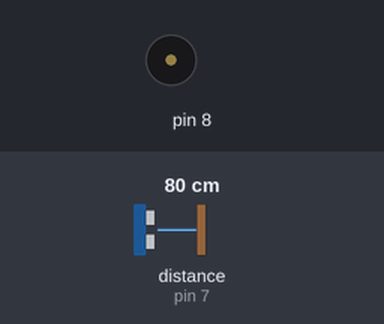
A sketch run on a simulated Arduino Uno, built with avr-gcc and run on an emulated ATmega328P. Parts: buzzer (waves = sounding). The test bench sets the inputs (shaded band); at power-on: distance to the obstacle (sensor on pin 7) 80 cm. The echo pulse lasts 58.3 µs per cm.

Above: at 1.2 s.
1.3 s: distance to the obstacle (sensor on pin 7) set to 63 cm
2.8 s: distance to the obstacle (sensor on pin 7) set to 55 cm
At 3.4 s:
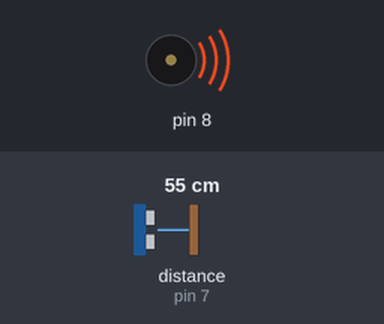
5.8 s: distance to the obstacle (sensor on pin 7) set to 11 cm
At 6.12 s:
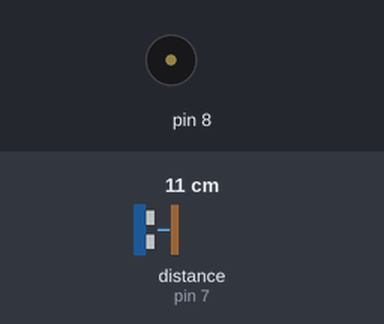
8.8 s: distance to the obstacle (sensor on pin 7) set to 8 cm
At 9.6 s:
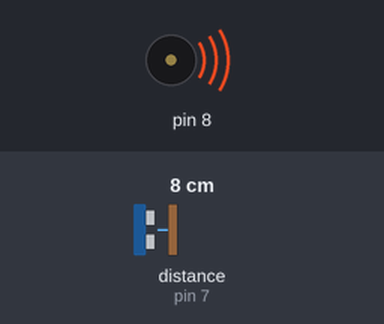
10.3 s: distance to the obstacle (sensor on pin 7) set to 13 cm
At 10.48 s:
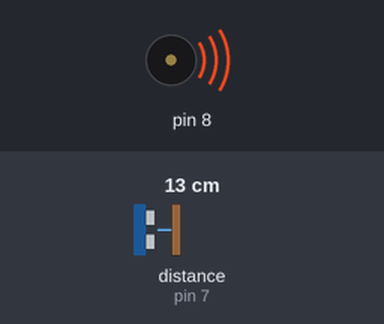
Timing chart, 0 to 14.3 s (numbered marks = the images above; inputs shaded):
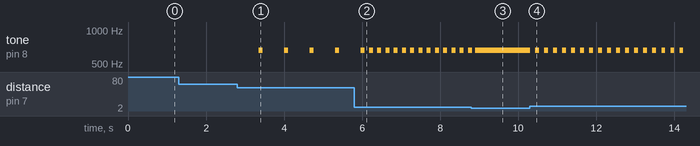

The sketch:

Codigo_Sensor_de_Proximidad.ino
```cpp
/*
Programa: Sensor de Proximidad con Señal Acustica por Ultrasonidos
Autor:	Humberto Higinio
Web: www.humbertohiginio.com
Canal de Youtube: https://www.youtube.com/user/HHSolis
Video Exclusivo para mi canal de Youtube
Todos los Derechos Reservados - 2015
Código de Dominio Público
 */

#include "Ultrasonic.h"     //Libreria del sonar
Ultrasonic ultrasonic(6,7); //Trigger, Echo

// Señal acustica
#include "pitches.h"        //Libreria que contiene las notas musicales
int sonido = NOTE_E5;       //Declaramos la nota musical elegida como el sonido

int sonar;                  //Declaramos la variable sonar
long dis;
long tiem;

void setup()
{
   Serial.begin(9600); //Inicio de la comunicacion serie a 9600 baudios
  pinMode(6, OUTPUT); //salida del pulso generado por el sensor ultrasónico
  pinMode(7, INPUT);//entrada del pulso generado por el sensor ultrasónico
  pinMode(11, INPUT);  //alarma de la distancia(encenderá el led)
}

void loop()
{


   sonar = ultrasonic.Ranging(CM); //Leemos la distancia del sonar

                                   //La funcion ultrasonic.ranging(cm) viene declarada en la libreria del sonar
                                   //Calcula la distancia a la que rebota una señal enviada basandose en el
                                   //tiempo que tarda en recorrer dicha distancia, devolviendonos la distancia
                                   //en centimetros, lista para utilizar en casos de medicion por ultrasonidos.

   while (sonar < 60)             //Mientras que la distancia sea menor a 60 cm
   {
       noTone(8);                  //Mantenemos el sonido apagado

       delay(sonar*10);            //Delay dependiente del valor del sonar. Si la distancia se reduce
                                   //el delay es menor y la señal acustica sonara con mayor frecuencia.
                                   //Si la distancia aumenta, el delay aumenta, disminuyendo la frecuencia
                                   //con la que suenan los pitidos.

       tone(8, sonido);            //Señal acustica de aviso

       delay(100);                 //Delay para mantener la señal acustica 0,1 segundos minimo

       noTone(8);                  //Apagamos el sonido
       //digitalWrite(6,LOW);//recibimiento del pulso.
       //delayMicroseconds(5);
       //digitalWrite(6, HIGH);//envió del pulso.
       //delayMicroseconds(10);
       //tiem=pulseIn(7, HIGH);//fórmula para medir el pulso entrante.
       //dis= long(0.017*tiem);//fórmula para calcular la distancia del sensor ultrasónico.
       //if(dis>10)//comparativo para la alarma se ingresa la distancia en la que encenderá o apagara.
       //{
        // digitalWrite(11, HIGH);
       //}
       //else
       //{
         //digitalWrite(11,LOW);
       //}
         //Serial.println("LA DISTANCIA MEDIDA ES:");
         //Serial.println(dis);
         //Serial.println("cm");
         //delay(500);

       while (sonar < 10)          //Si la distancia del sonar es menor que 10 cm
       {
         tone(8, sonido);                //Suena sin interrupciones indicando la proximidad del objeto
         sonar = ultrasonic.Ranging(CM); //Distancia del sonar

       //digitalWrite(6,LOW);//recibimiento del pulso.
       //delayMicroseconds(5);
       //digitalWrite(6, HIGH);//envió del pulso.
       //delayMicroseconds(10);
       //tiem=pulseIn(7, HIGH);//fórmula para medir el pulso entrante.
       //dis= long(0.017*tiem);//fórmula para calcular la distancia del sensor ultrasónico.
       //if(dis>10)//comparativo para la alarma se ingresa la distancia en la que encenderá o apagara.
       //{
         //digitalWrite(11, HIGH);
       //}
       //else
       //{
         //digitalWrite(11,LOW);
       //}
         //Serial.println("LA DISTANCIA MEDIDA ES:");
         //Serial.println(dis);
         //Serial.println("cm");
         //delay(500);
       }

       sonar = ultrasonic.Ranging(CM); //Leemos la distancia del sonar para volver a empezar
   }
}
```

Measured:
- the behaviour switches between 60 and 59 cm on distance to the obstacle (sensor on pin 7) (found by bisection; images 0 and 1)
- the behaviour switches between 10 and 9 cm on distance to the obstacle (sensor on pin 7) (found by bisection; images 2 and 3)
- after the input at 1.3 s, every drawn part: stays the same
- after the input at 2.8 s, tone on pin 8: alternates 659 Hz for 0.10 s and silent for 0.55 s, starting after 0.55 s
- after the input at 5.8 s, tone on pin 8: alternates 659 Hz for 0.10 s and silent for 0.11 s, starting after 0.38 s
- after the input at 8.8 s, tone on pin 8: goes on until 8.9 s, then stays 659 Hz
- after the input at 10.3 s, tone on pin 8: alternates 659 Hz for 0.10 s and silent for 0.13 s, starting at once
